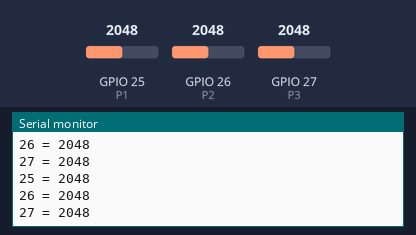
Recording of a sketch running on a simulated ESP32. Parts: the last lines printed to the serial monitor. The test bench sets the inputs (shaded band); at power-on: GPIO 25 (P1) = 2048, GPIO 26 (P2) = 2048, GPIO 27 (P3) = 2048.

Above: at 1.2 s.
1.3 s: GPIO 25 (P1) set to 2866
At 1.56 s:
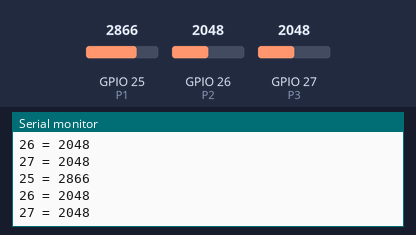
2.8 s: GPIO 26 (P2) set to 2866
At 2.96 s:
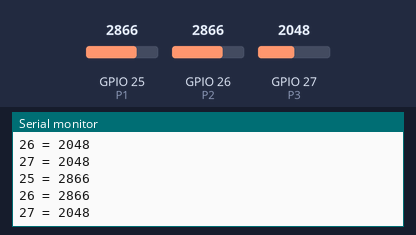
4.3 s: GPIO 27 (P3) set to 2866
At 4.57 s:
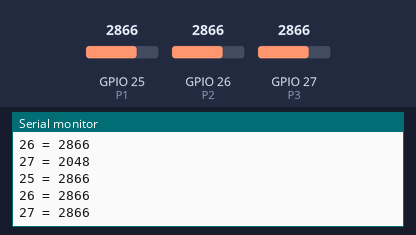
5.8 s: GPIO 25 (P1) set to 3603
At 5.97 s:
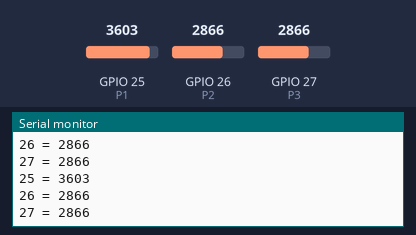
7.3 s: GPIO 26 (P2) set to 3603
At 7.58 s:
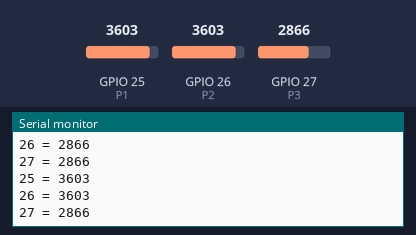
8.8 s: GPIO 27 (P3) set to 3603
At 8.98 s:
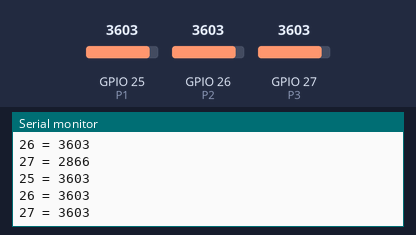
Timing chart, 0 to 11.3 s (numbered marks = the images above; inputs shaded):
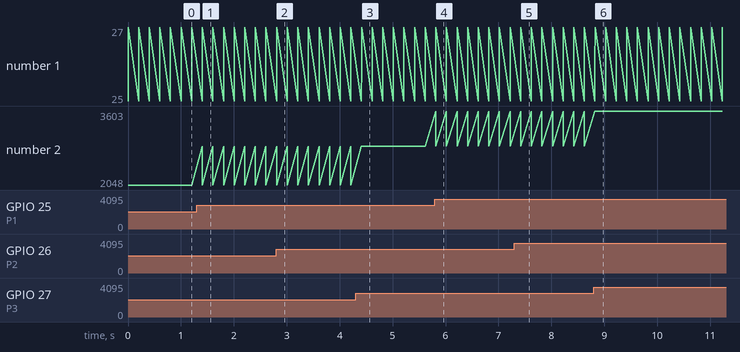

The sketch:

SW_pin.ino
```cpp
#define P1 25
#define P2 26
#define P3 27

void setup() {
  // put your setup code here, to run once:
  pinMode(P1, INPUT);
  pinMode(P2, INPUT);
  pinMode(P3, INPUT_PULLUP);

  Serial.begin(115200);
}

void printPin(int pin) {
  Serial.print(pin);
  Serial.print(" = ");
  Serial.println(analogRead(pin));
}

void loop() {
  // put your main code here, to run repeatedly:
  printPin(P1);
  printPin(P2);
  printPin(P3);

  delay(200);
}
```

Measured:
- after the input at 1.3 s, the serial monitor: prints a new line after 0.10 s (image 1)
- after the input at 2.8 s, the serial monitor: prints a new line at once (image 2)
- after the input at 4.3 s, the serial monitor: prints a new line after 0.11 s (image 3)
- after the input at 5.8 s, the serial monitor: prints a new line at once (image 4)
- after the input at 7.3 s, the serial monitor: prints a new line after 0.12 s (image 5)
- after the input at 8.8 s, the serial monitor: prints a new line at once (image 6)
